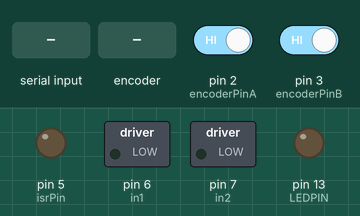
Recording of a sketch running on a simulated Arduino Uno, built with avr-gcc and run on an emulated ATmega328P. On the bench: switched loads named in the sketch (green lamp = pin HIGH), output pins drawn as LEDs (lit = HIGH). Dashed ring = blinking. The inputs (shaded band) are chosen by the test bench; at power-on: pin 2 (encoderPinA) HIGH, pin 3 (encoderPinB) HIGH. What the sketch prints to the serial monitor is not drawn.

Above: at 1.2 s.
1.3 s: "90,45\n" received over Serial
At 1.53 s:
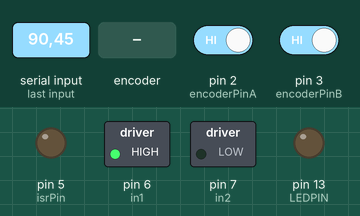
4.3 s: "30,150\n" received over Serial
At 4.57 s:
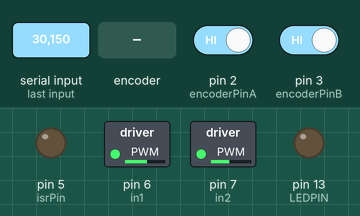
7.3 s: "90,45\n" received over Serial
At 7.6 s:
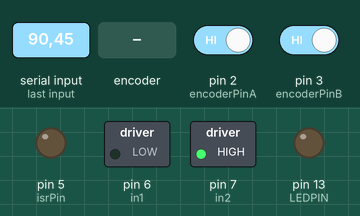
10.3 s: "30,150\n" received over Serial
At 10.87 s:
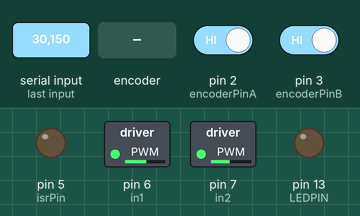
13.3 s: "1,90\n" received over Serial
15.8 s: rotary encoder on pin 2 (encoderPinA) / pin 3 (encoderPinB) turned 2 steps (second pin leading)
At 15.97 s:
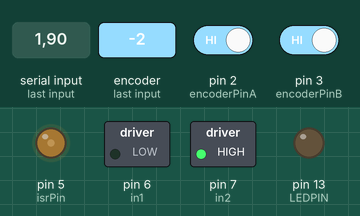
Timing chart, 0 to 18.7 s (numbered marks = the images above; inputs shaded):
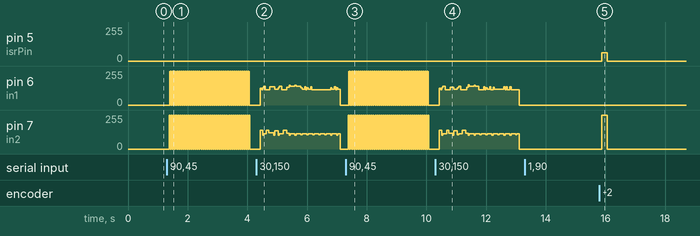

The sketch:

freq_resp_starter_code.ino
```cpp
//#include <digitalWriteFast.h>  // library for high performance reads and writes by jrraines
                               // see http://www.arduino.cc/cgi-bin/yabb2/YaBB.pl?num=1267553811/0
                               // and http://code.google.com/p/digitalwritefast/
#include <math.h>
#include <avr/io.h>
#include <avr/interrupt.h>
#define LEDPIN 13

// It turns out that the regular digitalRead() calls are too slow and bring the arduino down when
// I use them in the interrupt routines while the motor runs at full speed creating more than
// 40000 encoder ticks per second per motor.

// Quadrature encoders
#define encoderPinA 2
#define encoderPinB 3
#define isrPin 5

int enA = 5;
int in1 = 6;
int in2 = 7;

//  encoder
//#define c_EncoderInterrupt 3
//#define c_EncoderPinA 3
//#define c_EncoderPinB 5
volatile bool _EncoderBSet;
volatile long _EncoderTicks = 0;

int nISR, stop_n, n_delay;

#define offset 0

int inByte;
int outByte;

int fresh;
bool send_ser;

float amp;
float freq;
float w;
float theta_d;
float dt;
float dt2;
float kp;
int pwm;
int width;
int curspeed;
int e;
int state;
//Servo _Servo;  // create servo object to control right motor
//Servo _LeftServo;  // create servo object to control left motor

//int potpin = 0;  // analog pin used to connect the potentiometer
//int val;    // variable to read the value from the analog pin


//int pwmA = 6;//3           // the pin that the LED is attached to
int brightness = 0;    // how bright the LED is
int fadeAmount = 5;    // how many points to fade the LED by

//unsigned char MSB = 0;  // 1 byte in Arduino
//unsigned char LSB = 0;  // 1 byte  in Arduino

unsigned long t;
unsigned long prevt;
unsigned long t0;
unsigned long tempt;
float tprint;
float t_sec;
int mydelay;
int prevenc;
int posbreak;
int negbreak;

int preve;
float edot;

void setup()
{
  Serial.begin(115200);
  //Serial.print("Lab 8 - frequency response");
  Serial.print("Dr. Krauss wuz here");
  Serial.print("\n");

  pinMode(enA, OUTPUT);
  pinMode(in1, OUTPUT);
  pinMode(in2, OUTPUT);

    //---------------------------
  //
  // Timer Interrupt stuff
  //
  //---------------------------
  pinMode(LEDPIN, OUTPUT);
  // initialize Timer1

  // Left encoder
  pinMode(encoderPinA, INPUT);
  pinMode(encoderPinB, INPUT);
  pinMode(isrPin, OUTPUT);
  digitalWrite(isrPin, LOW);
  // turn on pullup resistors
  digitalWrite(encoderPinA, HIGH);
  digitalWrite(encoderPinB, HIGH);

  // encoder pin on interrupt 0 (pin 2)
  attachInterrupt(0, doEncoder, RISING);

  amp = 0;
  width = 0;
  stop_n = 1000;
  nISR = stop_n + 10;
  n_delay = 10;
  dt = 1.0/250;
  kp = 3;
  state = 0;
  posbreak = 60;// <-- you may want to adjust this
  negbreak = -60;// <-- this too
}

int inv_deadband(int speed){
  int out;
  out = speed;

  if ( out > 0){
    out += posbreak;
  }
  else if (out < 0){
    out += negbreak;
  }

  if (out < -255){
    out = -255;
  }
  else if (out > 255){
    out = 255;
  }

  return out;
}
void command_motor(int speed){

  speed = inv_deadband(speed);

  if (speed > 0){
    digitalWrite(in1, LOW);
    digitalWrite(in2, HIGH);
    analogWrite(enA, speed);
  }
  else if (speed < 0){
    digitalWrite(in1, HIGH);
    digitalWrite(in2, LOW);
    analogWrite(enA, abs(speed));
  }
  else {
    digitalWrite(in1, LOW);
    digitalWrite(in2, LOW);
    analogWrite(enA, 0);
  }
}

void preptest(){
    Serial.println("Input sine amp:");
    while (Serial.available() == 0){
	delay(10);
      }
    amp = Serial.parseFloat();

    Serial.println("Input sine freq (Hz):");
    while (Serial.available() == 0){
	delay(10);
      }
    freq = Serial.parseFloat();
    w = 2*3.1415926*freq/1000;// account for milliseconds
    Serial.print("#amp = ");
    Serial.println(amp);
    Serial.print("#freq = ");
    Serial.println(freq);
    Serial.print("#w = ");
    Serial.println(w);
    _EncoderTicks = 0;
    Serial.println("#nISR,dt (ms),t (ms),theta_d,encoder,pwm");
    delay(50);
}

void loop()
{
  if ( state == 0){
      preptest();
      state = 1;
      nISR = 0;
      t0 = micros();
      prevt = t0;
      t = t0;
  }

  else if (state == 1){
    if (nISR < (stop_n-100)){
    prevt = t;
    t = micros();
    nISR++;
    dt = (t-prevt)/1000.0;
    tprint = (t-t0)/1000.0;
    theta_d = (int)(amp*sin(w*tprint));
    e = theta_d - _EncoderTicks;
    pwm = (int)(kp*e);
    if ( nISR < n_delay){
	curspeed = 0;
    }
    else {
      command_motor(pwm);
      curspeed = pwm;
    }
    Serial.print(nISR);
    Serial.print(",");
    Serial.print(dt);
    Serial.print(",");
    Serial.print(tprint);
    Serial.print(",");
    Serial.print(theta_d);
    Serial.print(",");
    Serial.print(_EncoderTicks);
    Serial.print(",");
    Serial.print(pwm);
    tempt = micros();
    dt2 = (tempt-t)/1000;
    Serial.print('\n');
    mydelay = 2900 + t - tempt;
    delayMicroseconds(mydelay);
    }

  else {
    Serial.println("end");
    Serial.println("");
    command_motor(0);
    state = 0;
   }
  }
}

// Interrupt service routines for the right motor's quadrature encoder
void doEncoder()
{
  // Test transition; since the interrupt will only fire on 'rising' we don't need to read pin A
  //n++;

  _EncoderBSet = digitalRead(encoderPinB);   // read the input pin

  // and adjust counter + if A leads B
  if (_EncoderBSet){
    _EncoderTicks --;
  }
  else {
    _EncoderTicks ++;
  }
}
```

Measured:
- after the input at 1.3 s, pin 6 (in1): alternates 255/255 for 0.01 s and 0/255 for 0.01 s, 242 changes in all, then stays 0/255, starting after 0.09 s; pin 7 (in2): alternates 255/255 for 0.01 s and 0/255 for 0.01 s, 244 changes in all, then stays 0/255, starting after 0.08 s
- after the input at 7.3 s, pin 6 (in1): alternates 255/255 for 0.01 s and 0/255 for 0.01 s, 242 changes in all, then stays 0/255, starting after 0.09 s; pin 7 (in2): alternates 255/255 for 0.01 s and 0/255 for 0.01 s, 244 changes in all, then stays 0/255, starting after 0.08 s
- after the input at 15.8 s, pin 5 (isrPin): 0/255 → 63/255 after 0.08 s, → 0/255 0.19 s later; pin 7 (in2): 0/255 → 255/255 after 0.08 s, → 0/255 0.19 s later
